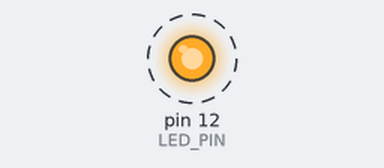
Bench run of a sketch on a simulated Arduino Uno, built with avr-gcc and run on an emulated ATmega328P. Shown: output pins drawn as LEDs (lit = HIGH). Dashed ring = blinking.

Above: at 0.5 s.
Timing chart, 0 to 4.6 s (numbered marks = the images above):
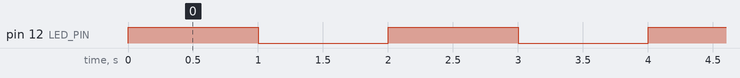

Measured:
- by itself, pin 12 (LED_PIN): alternates HIGH for 1.0 s and LOW for 1.0 s

The sketch:

Blink.ino
```cpp
// This code toggle an LED on and off every 1000 milliseconds.

const int LED_PIN = 12;
const int INTERVAL = 1000;

void setup() {
  pinMode(LED_PIN, OUTPUT);
}

void loop() {
  toggleLed();
  delay(INTERVAL);
}

void toggleLed() {
  digitalWrite(LED_PIN, !digitalRead(LED_PIN));
}
```
